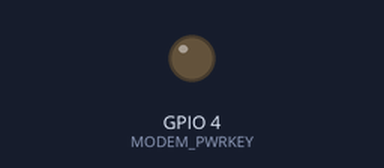
Bench run of a sketch on a simulated ESP32. Parts: output pins drawn as LEDs (lit = HIGH). Random numbers use the default seed unless the sketch sets one; what the sketch prints to the serial monitor is not drawn.

Above: at 0.0 s.
Timing chart, 0 to 2.6 s (numbered marks = the images above):
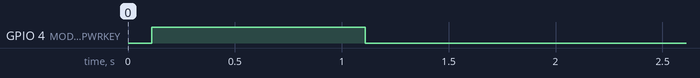

The sketch:

Monitoring_perangkat.ino
```cpp
//Projek Fiks ditaruh di file ini

#define TINY_GSM_MODEM_SIM7600  // Pastikan ini didefinisikan sebelum mengimpor library

#include <TinyGsmClient.h>
#include <ThingSpeak.h>
#include <Wire.h>

#define TINY_GSM_MODEM_SIM7600
#define SerialMon Serial
#define MODEM_RST 5
#define MODEM_PWRKEY 4
#define MODEM_POWER_ON 23
#define MODEM_TX 27
#define MODEM_RX 26

// Your GPRS credentials
const char apn[]  = "telkomsel"; // Telkomsel APN
const char user[] = "";
const char pass[] = "";

const char* server = "api.thingspeak.com";
const char* api_key = "DJOGXUUY0XUDPJ70"; // Your Write API Key
unsigned long channel_id = 2635960; // Your Channel ID

TinyGsm modem(Serial1);
TinyGsmClient client(modem);

void setup() {
  // Set console baud rate
  SerialMon.begin(115200);
  delay(10);

  // Start the modem reset and turn on
  pinMode(MODEM_PWRKEY, OUTPUT);
  pinMode(MODEM_POWER_ON, OUTPUT);
  pinMode(MODEM_RST, OUTPUT);

  digitalWrite(MODEM_PWRKEY, LOW);
  delay(100);
  digitalWrite(MODEM_PWRKEY, HIGH);
  delay(1000);
  digitalWrite(MODEM_PWRKEY, LOW);

  // Set GSM module baud rate
Serial1.begin(115200, SERIAL_8N1, MODEM_RX, MODEM_TX);
  delay(3000);

  // Restart and initialize modem
  SerialMon.println("Initializing modem...");
  modem.restart();

  // Connect to GPRS
  SerialMon.print("Connecting to ");
  SerialMon.print(apn);
  if (!modem.gprsConnect(apn, user, pass)) {
    SerialMon.println(" fail");
    while (true);
  }
  SerialMon.println(" success");

  int signalQuality = modem.getSignalQuality();
  SerialMon.print("Signal quality: ");
  SerialMon.println(signalQuality);


  // Initialize ThingSpeak
  ThingSpeak.begin(client);
}

void loop() {
  if (!modem.isGprsConnected()) {
    SerialMon.println("GPRS disconnected! Reconnecting...");
    modem.gprsConnect(apn, user, pass);
  }

  // Simulasi status ON/OFF dari Arduino
  int status = random(0, 2); // Menghasilkan 0 (OFF) atau 1 (ON)
  int number = (status == 1) ? random(20, 80) : 0; // Jika ON: antara 20-80, jika OFF: 0

  int x = ThingSpeak.writeField(channel_id, 1, number, api_key);
  if (x == 200) {
    SerialMon.println("Channel update successful.");
  } else {
    SerialMon.println("Problem updating channel. HTTP error code " + String(x));
  }

  delay(5000); // Wait 5 seconds before next update
}
```
